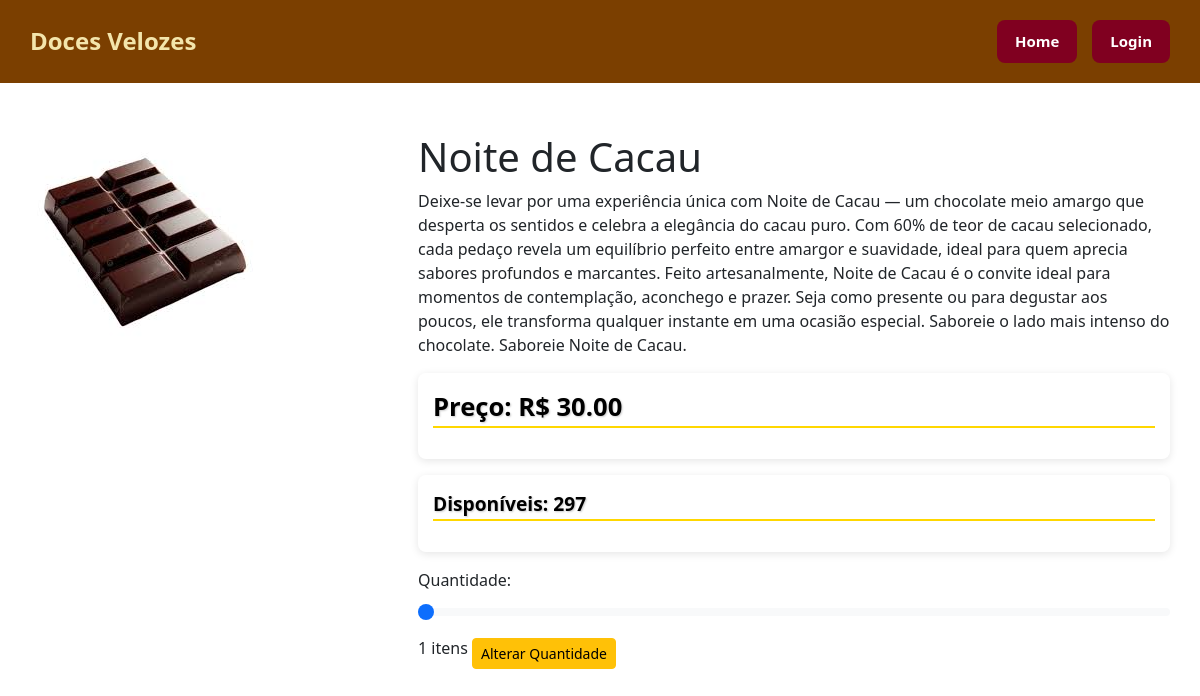
The page /produtos/1/ (signed in) on the database its author committed.
### vendas/models.py (models this page shows, shortened)
class Produto(models.Model):
    nome = models.CharField(max_length=100)
    descricao = models.TextField()
    preco = models.DecimalField(max_digits=8, decimal_places=2)
    imagem = models.ImageField(upload_to='produtos/')
    quantidade = models.PositiveIntegerField(default=0)

### vendas/views.py (the view)
# urls.py: path('produtos/<int:produto_id>/', views.produto_detalhe, name='produto_detalhe'),
def produto_detalhe(request, produto_id):
    produto = get_object_or_404(Produto, pk=produto_id)
    return render(request, 'vendas/produto_detalhe.html', {'produto': produto})

### vendas/templates/vendas/produto_detalhe.html (shortened to what this page needs)
{% extends 'vendas/base.html' %}
{% load static %}
{% block head %}
  <link rel="stylesheet" href="{% static 'css/produtos_detalhe.css' %}">
  <link href="https://cdn.jsdelivr.net/npm/bootstrap@5.3.0-alpha1/dist/css/bootstrap.min.css" rel="stylesheet">
{% endblock %}
{% block content %}
<div class="produto-detalhe-container row">
  <div class="imagem-produto col-md-4">
    <img src="{{ produto.imagem.url }}" alt="{{ produto.nome }}" class="img-fluid">
  </div>
  <div class="info-produto col-md-8">
    <h1>{{ produto.nome }}</h1>
    <div class="detalhes-produto">
      <p class="descricao">{{ produto.descricao }}</p>
    </div>
    <div class="preco-container mb-3">
      <p class="preco"><strong>Preço:</strong> R$ {{ produto.preco }}</p>
    </div>
    <div class="estoque-container mb-3">
      <p class="estoque"><strong>Disponíveis:</strong> <span class="estoque-quantidade">{{ produto.quantidade }}</span></p>
    </div>
    <form action="{% url 'adicionar_ao_carrinho' produto.id %}" method="post">
      <div class="quantidade-container mb-3">
        <label for="quantidade" class="form-label">Quantidade:</label>
        <input type="range" class="form-range" id="quantidade" name="quantidade" min="1" max="{{ produto.quantidade }}" value="1" onchange="updateQuantidadeValue(this)">
        <span id="quantidade-display">1</span> itens
        <button type="button" class="btn btn-warning btn-sm mt-2" onclick="mostrarCaixaQuantidade()">Alterar Quantidade</button>
      </div>
    </form>
  </div>
</div>
{% endblock %}

### static/css/style.css (style rules this page uses)
body { margin: 0; padding: 0; font-family: 'Poppins', sans-serif; background-color: #ffffff; color: #000000; }

### static/css/produtos_detalhe.css (style rules this page uses)
.preco-container, .estoque-container { background-color: transparent; padding: 15px; border-radius: 8px; margin: 10px 0; box-shadow: 0 2px 8px rgba(0, 0, 0, 0.1); }
.preco { font-size: 1.6rem; font-weight: bold; color: black; text-shadow: 1px 1px 2px rgba(0, 0, 0, 0.2); border-bottom: 2px solid #FFD700; }
.estoque { font-size: 1.2rem; font-weight: bold; color:black; text-shadow: 1px 1px 2px rgba(0, 0, 0, 0.2); border-bottom: 2px solid #FFD700; }
.estoque-quantidade { font-weight: bold; color:black; text-shadow: 1px 1px 2px rgba(0, 0, 0, 0.2); }

### rows shown on the page
Produto: imagem (picture), nome "Noite de Cacau", descricao "Deixe-se levar por uma experiência única com Noite de Cacau — um chocolate meio amargo que desperta os sentidos e celebra a elegância do cacau puro. Com 60% de teor de cacau selecionado, cada pedaço revela um equilíbrio perfeito entre amargor e suavidade, ideal para quem aprecia sabores profundos e marcantes. Feito artesanalmente, Noite de Cacau é o convite ideal para momentos de contemplação, aconchego e prazer. Seja como presente ou para degustar aos poucos, ele transforma qualquer instante em uma ocasião especial. Saboreie o lado mais intenso do chocolate. Saboreie Noite de Cacau.", preco "30.00", quantidade "297"
